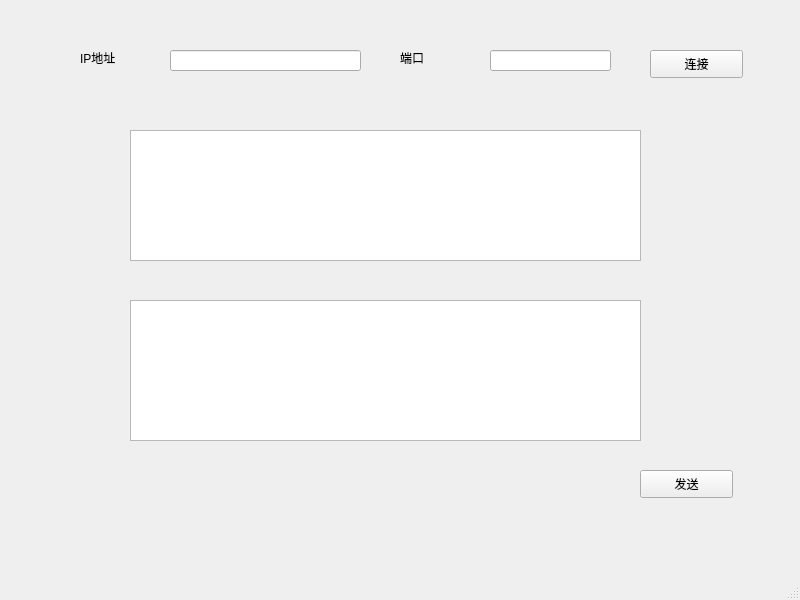
<?xml version="1.0" encoding="UTF-8"?>
<ui version="4.0">
 <class>client</class>
 <widget class="QMainWindow" name="client">
  <property name="geometry">
   <rect>
    <x>0</x>
    <y>0</y>
    <width>800</width>
    <height>600</height>
   </rect>
  </property>
  <property name="windowTitle">
   <string>MainWindow</string>
  </property>
  <widget class="QWidget" name="centralwidget">
   <widget class="QLabel" name="label">
    <property name="geometry">
     <rect>
      <x>80</x>
      <y>50</y>
      <width>68</width>
      <height>15</height>
     </rect>
    </property>
    <property name="text">
     <string>IP地址</string>
    </property>
   </widget>
   <widget class="QLineEdit" name="lineEdit_IP">
    <property name="geometry">
     <rect>
      <x>170</x>
      <y>50</y>
      <width>191</width>
      <height>21</height>
     </rect>
    </property>
   </widget>
   <widget class="QLabel" name="label_2">
    <property name="geometry">
     <rect>
      <x>400</x>
      <y>50</y>
      <width>68</width>
      <height>15</height>
     </rect>
    </property>
    <property name="text">
     <string>端口</string>
    </property>
   </widget>
   <widget class="QLineEdit" name="lineEdit_Port">
    <property name="geometry">
     <rect>
      <x>490</x>
      <y>50</y>
      <width>121</width>
      <height>21</height>
     </rect>
    </property>
   </widget>
   <widget class="QPushButton" name="pushButton_Connect">
    <property name="geometry">
     <rect>
      <x>650</x>
      <y>50</y>
      <width>93</width>
      <height>28</height>
     </rect>
    </property>
    <property name="text">
     <string>连接</string>
    </property>
   </widget>
   <widget class="QPushButton" name="pushButton_Send">
    <property name="geometry">
     <rect>
      <x>640</x>
      <y>470</y>
      <width>93</width>
      <height>28</height>
     </rect>
    </property>
    <property name="text">
     <string>发送</string>
    </property>
   </widget>
   <widget class="QTextEdit" name="textEdit_Recv">
    <property name="geometry">
     <rect>
      <x>130</x>
      <y>130</y>
      <width>511</width>
      <height>131</height>
     </rect>
    </property>
   </widget>
   <widget class="QTextEdit" name="textEdit_Send">
    <property name="geometry">
     <rect>
      <x>130</x>
      <y>300</y>
      <width>511</width>
      <height>141</height>
     </rect>
    </property>
   </widget>
  </widget>
  <widget class="QMenuBar" name="menubar">
   <property name="geometry">
    <rect>
     <x>0</x>
     <y>0</y>
     <width>800</width>
     <height>26</height>
    </rect>
   </property>
  </widget>
  <widget class="QStatusBar" name="statusbar"/>
 </widget>
 <resources/>
 <connections/>
</ui>
